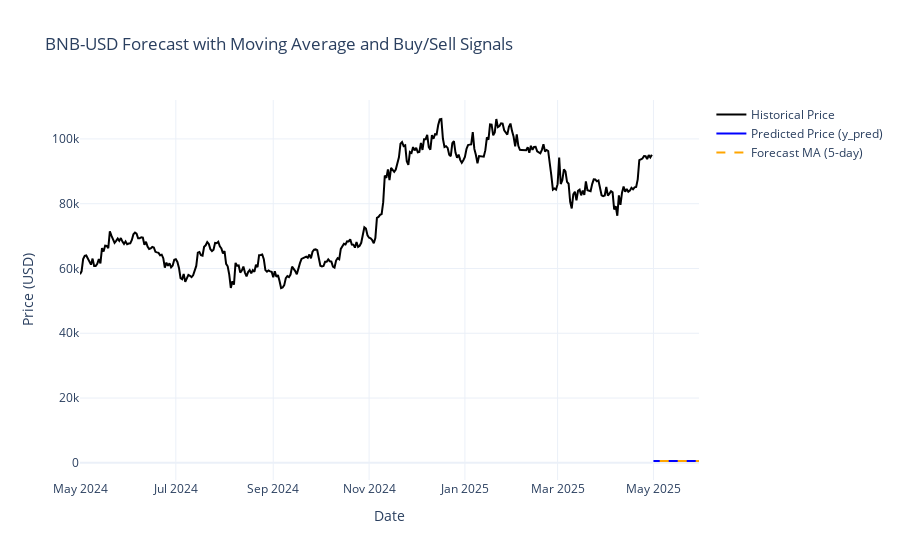

The cell this chart's notebook holds for it:
### Code cell
import plotly.graph_objects as go

forecast_df = predict_model(bnb_prophet)
# Reset the index and add moving average and signals
forecast_df = forecast_df.reset_index()



# Rename columns for clarity
forecast_df.rename(columns={'index': 'ds'}, inplace=True)
forecast_df['y_pred_ma'] = forecast_df['y_pred'].rolling(window=5).mean()
forecast_df['signal_ma'] = 0
# Convert 'ds' column to datetime to avoid the Period type issue
# Convert 'ds' column to timestamp from Period type
forecast_df['ds'] = forecast_df['ds'].dt.to_timestamp()

# Add buy and sell signals based on moving average
for i in range(1, len(forecast_df)):
    if forecast_df['y_pred_ma'].iloc[i] > forecast_df['y_pred_ma'].iloc[i-1] + 20:
        forecast_df.loc[i, 'signal_ma'] = 1
    elif forecast_df['y_pred_ma'].iloc[i] < forecast_df['y_pred_ma'].iloc[i-1] - 20:
        forecast_df.loc[i, 'signal_ma'] = -1

# Create the figure
fig = go.Figure()

# Plot actual price (historical data)
if 'y' in forecast_df.columns:
    fig.add_trace(go.Scatter(
        x=forecast_df['ds'],
        y=forecast_df['y'],
        mode='lines',
        name='Historical Price',
        line=dict(color='gray')
    ))
fig.add_trace(go.Scatter(
    x=historical['ds'],
    y=historical['y'],
    mode='lines',
    name='Historical Price',
    line=dict(color='black')
))
# Plot predicted price (forecast)
fig.add_trace(go.Scatter(
    x=forecast_df['ds'],
    y=forecast_df['y_pred'],
    mode='lines',
    name='Predicted Price (y_pred)',
    line=dict(color='blue')
))

# Plot moving average of forecasted price
fig.add_trace(go.Scatter(
    x=forecast_df['ds'],
    y=forecast_df['y_pred_ma'],
    mode='lines',
    name='Forecast MA (5-day)',
    line=dict(color='orange', dash='dash')
))

# Plot Buy signals based on moving average
buy_signals_ma = forecast_df[forecast_df['signal_ma'] == 1]
fig.add_trace(go.Scatter(
    x=buy_signals_ma['ds'],
    y=buy_signals_ma['y_pred_ma'],
    mode='markers',
    marker=dict(symbol='triangle-up', size=10, color='green'),
    name='Buy Signal (MA)'
))

# Plot Sell signals based on moving average
sell_signals_ma = forecast_df[forecast_df['signal_ma'] == -1]
fig.add_trace(go.Scatter(
    x=sell_signals_ma['ds'],
    y=sell_signals_ma['y_pred_ma'],
    mode='markers',
    marker=dict(symbol='triangle-down', size=10, color='red'),
    name='Sell Signal (MA)'
))

# Update layout and display the plot
fig.update_layout(
    title='BNB-USD Forecast with Moving Average and Buy/Sell Signals',
    xaxis_title='Date',
    yaxis_title='Price (USD)',
    template='plotly_white',
    hovermode='x unified'
)

fig.show()

### Figure 1 — Plotly figure (JSON) as saved in the notebook; plotly's stock layout.template omitted (floating-point values rounded to 4 significant figures; data arrays with more than 128 entries replaced by an {"elided": "..."} marker saying what was removed)
{"data": [{"line": {"color": "black"}, "mode": "lines", "name": "Historical Price", "type": "scatter", "x": {"elided": "365 str values"}, "y": {"elided": "365 float values"}}, {"line": {"color": "blue"}, "mode": "lines", "name": "Predicted Price (y_pred)", "type": "scatter", "x": ["2025-05-01T00:00:00", "2025-05-02T00:00:00", "2025-05-03T00:00:00", "2025-05-04T00:00:00", "2025-05-05T00:00:00", "2025-05-06T00:00:00", "2025-05-07T00:00:00", "2025-05-08T00:00:00", "2025-05-09T00:00:00", "2025-05-10T00:00:00", "2025-05-11T00:00:00", "2025-05-12T00:00:00", "2025-05-13T00:00:00", "2025-05-14T00:00:00", "2025-05-15T00:00:00", "2025-05-16T00:00:00", "2025-05-17T00:00:00", "2025-05-18T00:00:00", "2025-05-19T00:00:00", "2025-05-20T00:00:00", "2025-05-21T00:00:00", "2025-05-22T00:00:00", "2025-05-23T00:00:00", "2025-05-24T00:00:00", "2025-05-25T00:00:00", "2025-05-26T00:00:00", "2025-05-27T00:00:00", "2025-05-28T00:00:00", "2025-05-29T00:00:00", "2025-05-30T00:00:00"], "y": [583.2, 583.4, 587.1, 580.1, 579.4, 579.9, 580.9, 579.3, 579.4, 583.2, 576.2, 575.5, 576.0, 577.0, 575.4, 575.5, 579.2, 572.4, 571.6, 572.1, 573.2, 571.5, 571.7, 575.3, 568.5, 567.8, 568.3, 569.3, 567.6, 567.8]}, {"line": {"color": "orange", "dash": "dash"}, "mode": "lines", "name": "Forecast MA (5-day)", "type": "scatter", "x": ["2025-05-01T00:00:00", "2025-05-02T00:00:00", "2025-05-03T00:00:00", "2025-05-04T00:00:00", "2025-05-05T00:00:00", "2025-05-06T00:00:00", "2025-05-07T00:00:00", "2025-05-08T00:00:00", "2025-05-09T00:00:00", "2025-05-10T00:00:00", "2025-05-11T00:00:00", "2025-05-12T00:00:00", "2025-05-13T00:00:00", "2025-05-14T00:00:00", "2025-05-15T00:00:00", "2025-05-16T00:00:00", "2025-05-17T00:00:00", "2025-05-18T00:00:00", "2025-05-19T00:00:00", "2025-05-20T00:00:00", "2025-05-21T00:00:00", "2025-05-22T00:00:00", "2025-05-23T00:00:00", "2025-05-24T00:00:00", "2025-05-25T00:00:00", "2025-05-26T00:00:00", "2025-05-27T00:00:00", "2025-05-28T00:00:00", "2025-05-29T00:00:00", "2025-05-30T00:00:00"], "y": [NaN, NaN, NaN, NaN, 582.6, 582.0, 581.5, 579.9, 579.8, 580.5, 579.8, 578.7, 578.1, 577.6, 576.0, 575.9, 576.6, 575.9, 574.8, 574.2, 573.7, 572.1, 572.0, 572.7, 572.0, 571.0, 570.3, 569.8, 568.3, 568.2]}, {"marker": {"color": "green", "size": 10, "symbol": "triangle-up"}, "mode": "markers", "name": "Buy Signal (MA)", "type": "scatter", "x": [], "y": []}, {"marker": {"color": "red", "size": 10, "symbol": "triangle-down"}, "mode": "markers", "name": "Sell Signal (MA)", "type": "scatter", "x": [], "y": []}], "layout": {"hovermode": "x unified", "title": {"text": "BNB-USD Forecast with Moving Average and Buy/Sell Signals"}, "xaxis": {"title": {"text": "Date"}}, "yaxis": {"title": {"text": "Price (USD)"}}}}
